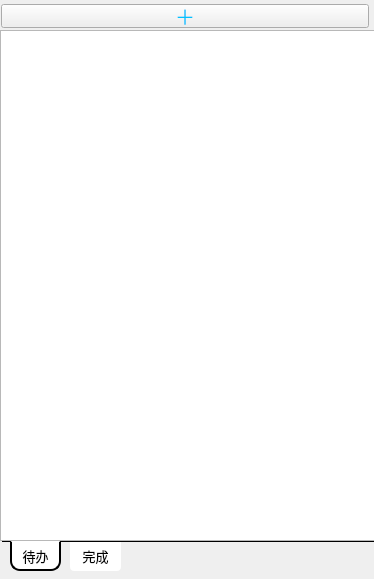
   <widget class="QWidget" name="scrollAreaWidgetContents_10">
    <property name="geometry">
     <rect>
      <x>0</x>
      <y>0</y>
      <width>374</width>
      <height>579</height>
     </rect>
    </property>
    <widget class="QPushButton" name="push_button_todo_ok">
     <property name="geometry">
      <rect>
       <x>70</x>
       <y>540</y>
       <width>51</width>
       <height>31</height>
      </rect>
     </property>
     <property name="font">
      <font>
       <family>思源黑体</family>
       <pointsize>10</pointsize>
      </font>
     </property>
     <property name="styleSheet">
      <string notr="true">QPushButton {
    border-radius: 0px;
    background: rgb(255, 255, 255);
    border-bottom-color: rgb(255, 255, 255);
    border-bottom-left-radius: 4px;
    border-bottom-right-radius: 4px;
}

QPushButton:pressed {
    border-style: solid;
    border: 2px solid #000;
    border-top-color: #ffffff;
    border-bottom-color: #000;
    border-left-color: #000;
    border-right-color: #000;
    border-bottom-left-radius: 10px;
    border-bottom-right-radius: 10px;
}
QPushButton:hover {
    color: #00a3ff;
}</string>
     </property>
     <property name="text">
      <string>完成</string>
     </property>
    </widget>
    <widget class="Line" name="line_top_4">
     <property name="geometry">
      <rect>
       <x>2</x>
       <y>540</y>
       <width>376</width>
       <height>2</height>
      </rect>
     </property>
     <property name="styleSheet">
      <string notr="true">    color: #000;
    border-color: #000;
    background-color: #000;</string>
     </property>
     <property name="frameShadow">
      <enum>QFrame::Plain</enum>
     </property>
     <property name="lineWidth">
      <number>2</number>
     </property>
     <property name="orientation">
      <enum>Qt::Horizontal</enum>
     </property>
    </widget>
    <widget class="QPushButton" name="push_button_todo_todo">
     <property name="geometry">
      <rect>
       <x>10</x>
       <y>540</y>
       <width>51</width>
       <height>31</height>
      </rect>
     </property>
     <property name="font">
      <font>
       <family>思源黑体</family>
       <pointsize>10</pointsize>
      </font>
     </property>
     <property name="styleSheet">
      <string notr="true">QPushButton {
    border-radius: 0px;
    background: rgb(255, 255, 255);
    border-bottom-left-radius: 4px;
    border-bottom-right-radius: 4px;
    border-style: solid;
    border: 2px solid #000;
    border-top-color: #ffffff;
    border-bottom-color: #000;
    border-left-color: #000;
    border-right-color: #000;
    border-bottom-left-radius: 10px;
    border-bottom-right-radius: 10px;
}

QPushButton:pressed {
    border-style: solid;
    border: 2px solid #000;
    border-top-color: #ffffff;
    border-bottom-color: #000;
    border-left-color: #000;
    border-right-color: #000;
    border-bottom-left-radius: 10px;
    border-bottom-right-radius: 10px;
}</string>
     </property>
     <property name="text">
      <string>待办</string>
     </property>
     <property name="flat">
      <bool>false</bool>
     </property>
    </widget>
    <widget class="QListWidget" name="todo_list_widget_todo">
     <property name="geometry">
      <rect>
       <x>0</x>
       <y>30</y>
       <width>376</width>
       <height>511</height>
      </rect>
     </property>
     <property name="autoScroll">
      <bool>true</bool>
     </property>
     <property name="autoScrollMargin">
      <number>16</number>
     </property>
     <property name="horizontalScrollMode">
      <enum>QAbstractItemView::ScrollPerPixel</enum>
     </property>
    </widget>
    <widget class="QPushButton" name="push_button_todo_add">
     <property name="geometry">
      <rect>
       <x>1</x>
       <y>4</y>
       <width>368</width>
       <height>24</height>
      </rect>
     </property>
     <property name="font">
      <font>
       <family>思源黑体</family>
       <pointsize>15</pointsize>
      </font>
     </property>
     <property name="styleSheet">
      <string notr="true">QPushButton {
    color: rgb(0, 195, 255);
}
QPushButton:hover {
    background-color:rgb(234,244,252);
	border:1px solid rgb(44,169,225);
}</string>
     </property>
     <property name="text">
      <string>＋</string>
     </property>
    </widget>
    <widget class="Line" name="line_18">
     <property name="geometry">
      <rect>
       <x>0</x>
       <y>30</y>
       <width>376</width>
       <height>1</height>
      </rect>
     </property>
     <property name="styleSheet">
      <string notr="true">    color: rgba(200, 200, 200, 0.3);
    border-color: rgba(200, 200, 200, 0.3);
    background-color: rgba(200, 200, 200, 0.3);</string>
     </property>
     <property name="orientation">
      <enum>Qt::Horizontal</enum>
     </property>
    </widget>
    <widget class="QListWidget" name="todo_list_widget_success">
     <property name="geometry">
      <rect>
       <x>0</x>
       <y>30</y>
       <width>376</width>
       <height>511</height>
      </rect>
     </property>
     <property name="autoScroll">
      <bool>true</bool>
     </property>
     <property name="autoScrollMargin">
      <number>16</number>
     </property>
     <property name="horizontalScrollMode">
      <enum>QAbstractItemView::ScrollPerPixel</enum>
     </property>
    </widget>
   </widget>
